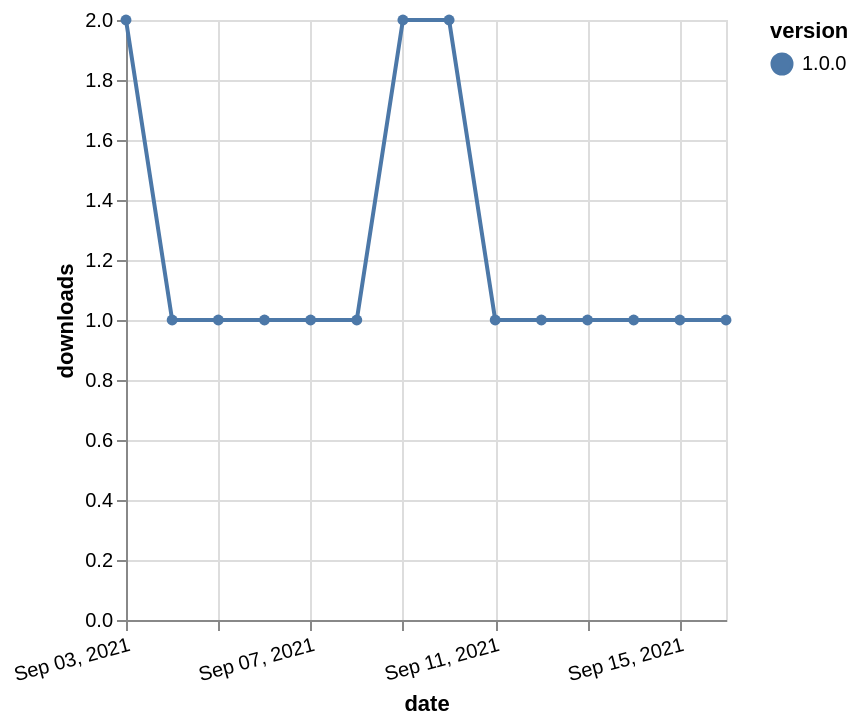

Vega-Lite specification for this chart:
### Vega-Lite specification from a JSON file in a GitHub repository (floating-point values rounded to 4 significant figures)
{"$schema": "https://vega.github.io/schema/vega-lite/v5.json", "description": "A simple bar chart with embedded data.", "data": {"values": [{"date": "2021-09-03", "total": 120, "delta": 2, "version": "1.0.0"}, {"date": "2021-09-04", "total": 121, "delta": 1, "version": "1.0.0"}, {"date": "2021-09-05", "total": 122, "delta": 1, "version": "1.0.0"}, {"date": "2021-09-06", "total": 123, "delta": 1, "version": "1.0.0"}, {"date": "2021-09-07", "total": 124, "delta": 1, "version": "1.0.0"}, {"date": "2021-09-08", "total": 125, "delta": 1, "version": "1.0.0"}, {"date": "2021-09-09", "total": 127, "delta": 2, "version": "1.0.0"}, {"date": "2021-09-10", "total": 129, "delta": 2, "version": "1.0.0"}, {"date": "2021-09-11", "total": 130, "delta": 1, "version": "1.0.0"}, {"date": "2021-09-12", "total": 131, "delta": 1, "version": "1.0.0"}, {"date": "2021-09-13", "total": 132, "delta": 1, "version": "1.0.0"}, {"date": "2021-09-14", "total": 133, "delta": 1, "version": "1.0.0"}, {"date": "2021-09-15", "total": 134, "delta": 1, "version": "1.0.0"}, {"date": "2021-09-16", "total": 135, "delta": 1, "version": "1.0.0"}]}, "width": "container", "mark": {"type": "line", "point": {"filled": true}}, "encoding": {"x": {"field": "date", "type": "temporal", "timeUnit": "yearmonthdate", "title": "date", "axis": {"labelAngle": -15}}, "y": {"field": "delta", "type": "quantitative", "title": "downloads"}, "color": {"field": "version", "type": "nominal"}, "tooltip": {"field": "delta"}}}
